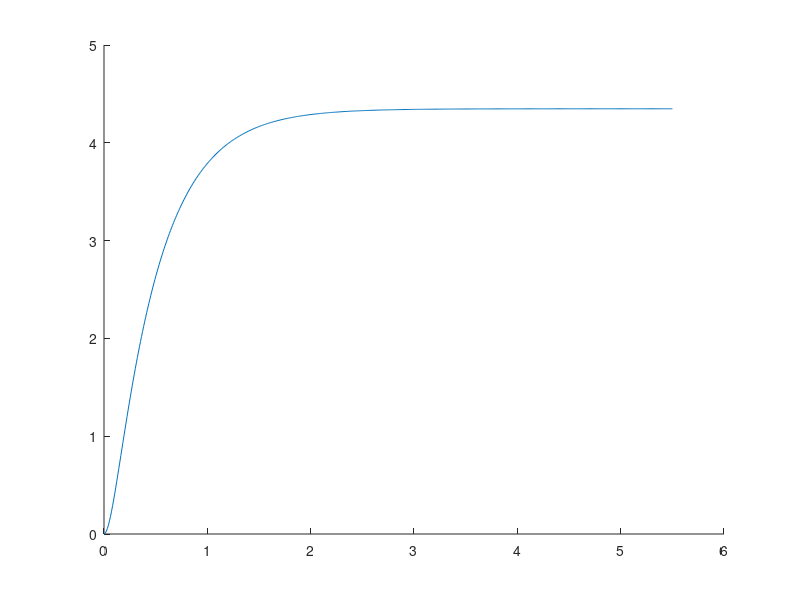

Here is the MATLAB script that generated this plot: (Note: this script raises an error after producing the figure.)
load s20/data120.mat
% plot(t,y)
s = tf('s');
indx = 55; %vsetky nad 0.5 sekund kde nastal skok

t = t(indx:end) - t(indx);
y = y(indx:end) - y(indx);
figure(1)
hold on
plot(t,y)

%5.1.1 1.metoda 
ind1 = 50;
ind2 = 300;

t1 = t(ind1);
t2 = t(ind2);
y1 = y(ind1);
y2 = y(ind2);

K = y(end);
T = (t2-t1)/log((K-y1)/(K-y2));
x =(log((K-y1)/K))/(log((K-y2)/K));
D = (t2*x-t1)/(x-1);

F = K/(1+T*s)*exp(-D*s);
t_model = linspace(0, t(end), 10000);
y_model = step(F,t_model);
plot(t_model,y_model)
%5.1.1 2.metoda 

ind1 = find_t(y,0.7); 
ind2 = find_t(y,0.33);

t1 = t(ind1);
t2 = t(ind2);
% y1 = y(ind1);
% y2 = y(ind2);

K = y(end);
T = 1.245*(t1-t2);
D = 1.498*t2-0.498*t1;

F = K/(1+T*s)*exp(-D*s);
t_model = linspace(0, t(end), 10000);
y_model = step(F,t_model);
plot(t_model,y_model)

%5.1.1 3.metoda 
ind1 = find_t(y,0.4); 
ind2 = find_t(y,0.28);
t1 = t(ind1);
t2 = t(ind2);

K = y(end);
T = 5.5*(t1-t2);
D = 2.8*t2-1.8*t1;

if(D >= 0)
    F = K/(1+T*s)*exp(-D*s);
else
    F = K/(1+T*s);
end
t_model = linspace(0, t(end), 10000);
y_model = step(F,t_model);
plot(t_model,y_model)
legend("namerane","prva metoda","druha metoda","tretia metoda")

